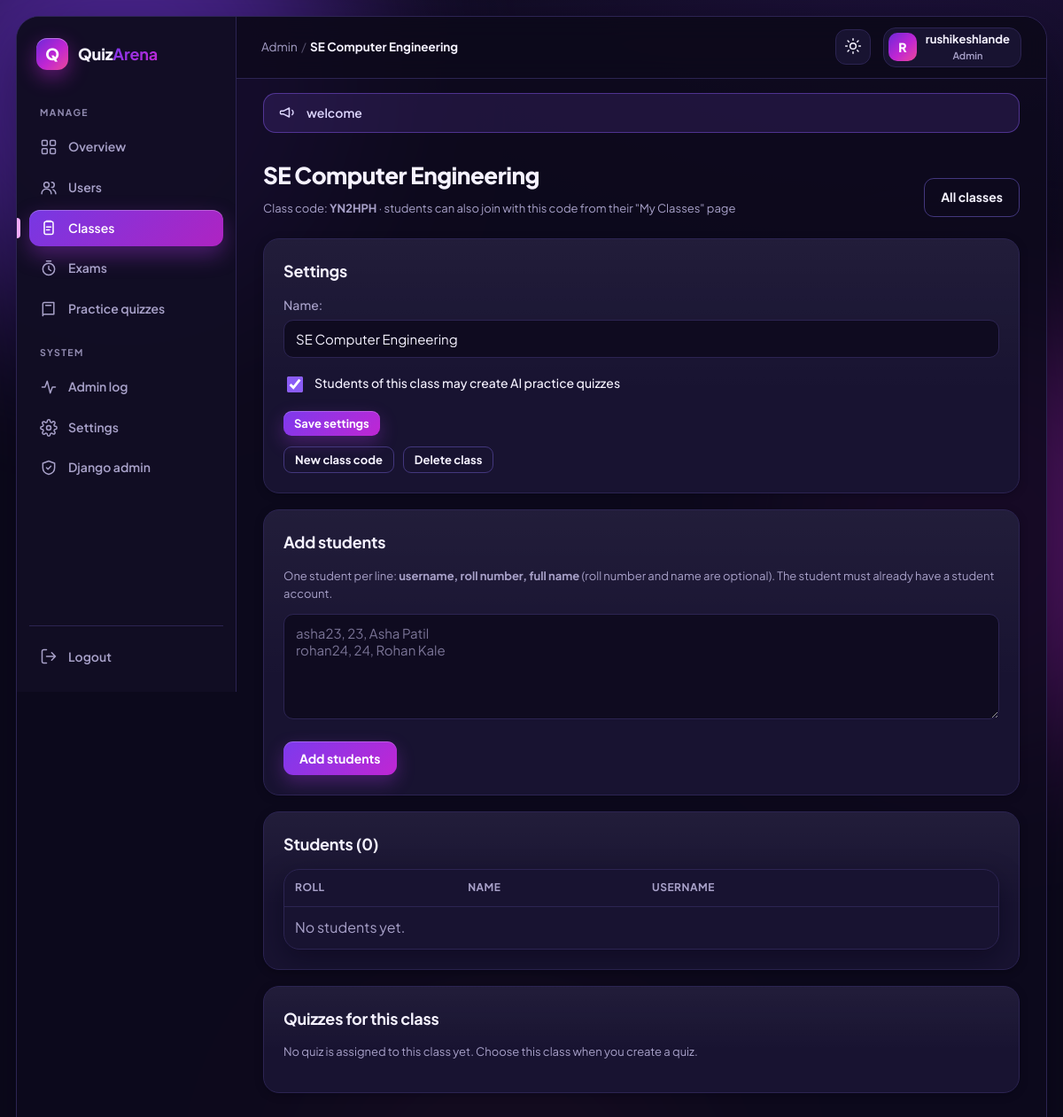
/teacher/classes/1/ (signed in), run on the app's committed database.
### exams/models.py (models this page shows, shortened)
class Classroom(models.Model):
    teacher = models.ForeignKey(User, on_delete=models.CASCADE, related_name="classrooms")
    name = models.CharField(max_length=100)
    join_code = models.CharField(max_length=6, unique=True, blank=True)
    allow_ai_quiz = models.BooleanField(
        "Students of this class may create AI practice quizzes", default=False,
    )
    created_at = models.DateTimeField(auto_now_add=True)
    class Meta:
        ordering = ["name"]

class SiteSetting(models.Model):
    allow_teacher_registration = models.BooleanField("Allow new teacher sign-ups", default=True)
    allow_student_registration = models.BooleanField("Allow new student sign-ups", default=True)
    announcement_active = models.BooleanField("Show the announcement banner", default=False)
    announcement_text = models.CharField("Announcement text", max_length=300, blank=True, default="")
    announcement_level = models.CharField(
        max_length=8, default="info", choices=[("info", "Info"), ("warn", "Warning"), ("ok", "Good news")],
    )

### exams/views.py (the view)
# urls.py: path("teacher/classes/<int:class_id>/", views.class_detail, name="class_detail"),
@teacher_required
def class_detail(request, class_id):
    classroom = own_class(request, class_id)
    return render(request, "exams/class_detail.html", {
        "classroom": classroom,
        "members": classroom.enrollments.select_related("student"),
        "exams": classroom.exams.order_by("-created_at"),
        "form": ClassForm(instance=classroom),
    })

### exams/forms.py
class ClassForm(forms.ModelForm):
    class Meta:
        model = Classroom
        fields = ["name", "allow_ai_quiz"]
        widgets = {"name": forms.TextInput(attrs={"placeholder": "e.g. 10th A - Science"})}

### exams/access.py (called while the page is built)
def is_admin(user):
    return user.is_authenticated and (user.is_superuser or in_group(user, "Admins"))

def can_create_ai_quiz(user):
    if not user.is_authenticated:
        return False
    if is_admin(user) or is_teacher(user):
        return True
    return Enrollment.objects.filter(student=user, classroom__allow_ai_quiz=True).exists()

### exams/context_processors.py (called while the page is built)
def _announcement():
    from .models import SiteSetting  # imported here so this file loads before the apps are ready
    try:
        site = SiteSetting.objects.filter(pk=1).first()
    except Exception:  # table not created yet (before migrate)
        site = None
    if site and site.announcement_active and site.announcement_text.strip():
        return {"site_announcement": site.announcement_text.strip(), "site_announcement_level": site.announcement_level}
    return {"site_announcement": "", "site_announcement_level": "info"}

### exams/forms.py (called while the page is built)
def is_teacher(user):
    return user.is_authenticated and user.groups.filter(name="Teachers").exists()

### exams/logic.py (called while the page is built)
def nav_section(url_name, is_teacher):
    return NAV_SECTIONS.get(url_name or "", "")

### exams/views.py (called while the page is built)
def teacher_required(view):
    @wraps(view)
    def wrapper(request, *args, **kwargs):
        if not request.user.is_authenticated:
            return redirect(f"{reverse('teacher_login')}?next={request.path}")
        if not (is_teacher(request.user) or is_admin(request.user)):
            messages.error(request, "That page is only for teachers.")
            return redirect("quiz_list")
        return view(request, *args, **kwargs)
    return wrapper

def own_class(request, class_id):
    if is_admin(request.user):
        return get_object_or_404(Classroom, id=class_id)
    return get_object_or_404(Classroom, id=class_id, teacher=request.user)

### exams/templates/exams/class_detail.html (shortened to what this page needs)
{% extends "base.html" %}
{% block page_title %}{{ classroom.name }}{% endblock %}
{% block content %}
<div class="page-head">
  <div>
    <h1>{{ classroom.name }}</h1>
    <div class="muted small">Class code: <b>{{ classroom.join_code }}</b> &middot; students can also join with this code from their "My Classes" page</div>
  </div>
  <a class="btn btn-ghost" href="{% url 'classes_list' %}">All classes</a>
</div>
<div class="card section">
  <h2>Settings</h2>
  <form method="post" action="{% url 'class_settings' classroom.id %}">
    <div class="field">{{ form.name.label_tag }}{{ form.name }}</div>
    <div class="field check">{{ form.allow_ai_quiz }}<label for="{{ form.allow_ai_quiz.id_for_label }}">{{ form.allow_ai_quiz.label }}</label></div>
    <button class="btn btn-sm" type="submit">Save settings</button>
  </form>
  <div class="toolbar" style="margin-top:12px">
    <form method="post" action="{% url 'class_code_regenerate' classroom.id %}" onsubmit="return confirm('Make a new class code? The old code stops working.');">{% csrf_token %}<button class="btn btn-ghost btn-sm" type="submit">New class code</button></form>
    <form method="post" action="{% url 'class_delete' classroom.id %}" onsubmit="return confirm('Delete this class?');">{% csrf_token %}<button class="btn btn-ghost btn-sm" type="submit">Delete class</button></form>
  </div>
</div>
<div class="card section">
  <h2>Add students</h2>
  <p class="muted small">One student per line: <b>username, roll number, full name</b> (roll number and name are optional). The student must already have a student account.</p>
  <form method="post" action="{% url 'class_add_students' classroom.id %}">
    <div class="field"><textarea name="students" rows="5" placeholder="asha23, 23, Asha Patil&#10;rohan24, 24, Rohan Kale"></textarea></div>
    <button class="btn" type="submit">Add students</button>
  </form>
</div>
<div class="card section">
  <h2>Students ({{ members|length }})</h2>
  <div class="table-wrap">
    <table>
      <thead><tr><th>Roll</th><th>Name</th><th>Username</th><th></th></tr></thead>
      <tbody>
        {% for m in members %}
          <tr>
            <td>{{ m.roll_number|default:"-" }}</td><td>{{ m.full_name|default:"-" }}</td><td>{{ m.student.username }}</td>
            <td><form method="post" action="{% url 'class_remove_student' classroom.id m.id %}" onsubmit="return confirm('Remove this student from the class?');">{% csrf_token %}<button class="btn btn-ghost btn-sm" type="submit">Remove</button></form></td>
          </tr>
        {% empty %}
          <tr><td colspan="4" class="muted">No students yet.</td></tr>
        {% endfor %}
      </tbody>
    </table>
  </div>
</div>
<div class="card section">
  <h2>Quizzes for this class</h2>
  {% for e in exams %}
    <div style="padding:6px 0"><a href="{% url 'exam_monitor' e.id %}">{{ e.title }}</a> <span class="muted small">&middot; {{ e.get_status_display }}</span></div>
  {% empty %}
    <p class="muted small">No quiz is assigned to this class yet. Choose this class when you create a quiz.</p>
  {% endfor %}
</div>
{% endblock %}

### templates/components/topbar_right.html (shortened to what this page needs)
<button class="icon-btn theme-btn" type="button" data-theme-toggle aria-label="Switch light or dark theme" title="Switch theme">
  <span class="when-dark">{% include "components/icon.html" with name="sun" %}</span><span class="when-light">{% include "components/icon.html" with name="moon" %}</span>
</button>
<div class="profile">
  <button class="profile-btn" id="profile-btn" type="button" aria-haspopup="true" aria-expanded="false">
    <span class="avatar">{{ initial }}</span>
    <span class="profile-text"><span class="profile-name" style="display:block">{{ display_name }}</span><span class="profile-role">{% if is_admin %}Admin{% elif is_teacher %}Teacher{% else %}Student{% endif %}</span></span>
  </button>
</div>

### templates/components/announcement.html
{% if site_announcement %}<div class="announce announce-{{ site_announcement_level }}" role="status">{% include "components/icon.html" with name="megaphone" %}<span>{{ site_announcement }}</span></div>{% endif %}

### data on the page
Classroom: name "SE Computer Engineering", join_code "YN2HPH", allow_ai_quiz "☑"
SiteSetting: announcement_text "welcome"

### other printed values
{{ initial }} "R"
{{ display_name }} "rushikeshlande"
{{ members|length }} "0"
